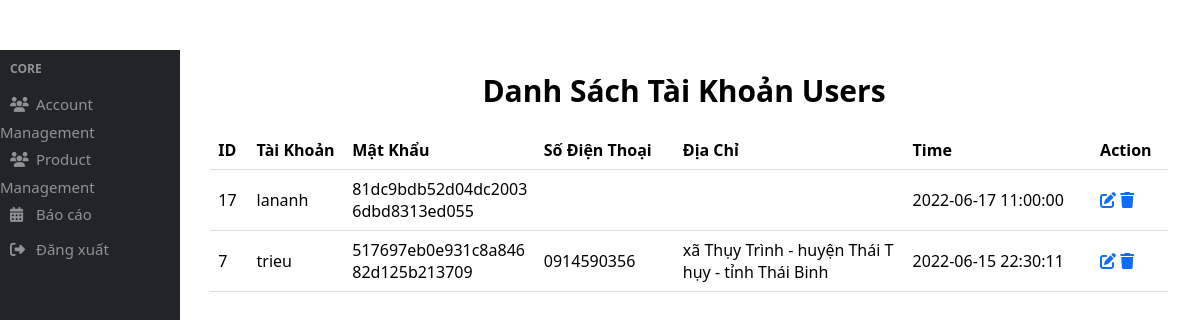
The app's page /php/admin/total_users.php (signed in) with its own data.
### tables this page shows
CREATE TABLE `taikhoan` (
  `ID` int(20) NOT NULL,
  `TaiKhoan` varchar(20) NOT NULL,
  `MatKhau` varchar(100) NOT NULL,
  `SoDienThoai` varchar(20) NOT NULL,
  `DiaChi` varchar(100) NOT NULL,
  `Permission` int(10) DEFAULT NULL,
  `DaTe` datetime NOT NULL DEFAULT current_timestamp()
);

### php/admin/total_users.php (the view, shortened to what this page needs)
<?php
    $conn=include'../../include/ketnoidatabase.php';
    if(!$_SESSION["ID"])
    {
        echo "<script>window.location.href='login.php'</script>";
    }
    else
    {
?>
<!DOCTYPE html>
<html lang="en">
<head>
    <link rel="stylesheet" href="../../css/taikhoancanduyet.css">
    <link rel="stylesheet" href="https://cdnjs.cloudflare.com/ajax/libs/font-awesome/6.1.1/css/all.min.css">
</head>
<body>
    <div id="container">
        <div class="sidebar">
        <?php include '../../include/sildeber-left.php';?>
            <div style="height:100vh" class="sidebar-right">
                <h1>Danh Sách Tài Khoản Users</h1>
            <?php
                $Permission=1;
                $stmt = $conn->prepare("SELECT * FROM taikhoan where Permission=? order by DaTe DESC");
                $stmt->bind_param("i",$Permission);
                $stmt->execute();
                $result = $stmt->get_result();
                if ($result->num_rows > 0) {
            ?>
                <table>
                    <tr>
                        <th>ID</th>
                        <th>Tài Khoản</th>
                        <th>Mật Khẩu</th>
                        <th>Số Điện Thoại</th>
                        <th>Địa Chỉ</th>
                        <th>Time</th>
                        <th>Action</th>
                    </tr>
                <?php
                    while($row = $result->fetch_assoc()) {
                ?>
                    <tr>
                        <td><?php echo $row["ID"]?></td>
                        <td><?php echo $row["TaiKhoan"]?></td>
                        <td><?php echo $row["MatKhau"]?></td>
                        <td><?php echo $row["SoDienThoai"]?></td>
                        <td><?php echo $row["DiaChi"]?></td>
                        <td><?php echo $row["DaTe"]?></td>
                        <td>
                            <a href="edit_acount.php?ID=<?php echo $row["ID"]?>"><i class="fa-solid fa-pen-to-square"></i></a>
                            <a href="delete_acount.php?ID=<?php echo $row["ID"]?>&total_users=1"><i class="fa-solid fa-trash"></i></a>
                        </td>
                    </tr>
                    <?php
            }
        }
    else
    {
        echo "<h2 style='color:red;text-align:center'>Không có tài khoản nào</h2>";
    }
                    ?>
                  </table>
            </div>
        </div>
    </div>
</body>
</html>
<?php
}
?>

### css/taikhoancanduyet.css (style rules this page uses)
* { padding: 0; margin: 0; border: none; outline: none; box-sizing: border-box; font-family: system-ui, -apple-system, "Segoe UI", Roboto, "Helvetica Neue", Arial, "Noto Sans", "Liberation Sans", sans-serif, "Apple Color Emoji", "Segoe UI Emoji", "Segoe UI Symbol", "Noto Color Emoji";; }
body { width: 100%; height: 100vh; }
#container { width: 100%; height: 100vh; }
.sidebar { width: 100%; display: flex; margin-top: 50px; }
.sidebar-right { width: 84%; }
.sidebar-right h1 { font-size: 30px; text-align: center; margin: 20px; }
table { border-collapse: collapse; width: 95%; margin-left: 3%; }
th, td { word-break:break-all; table-layout:fixed; padding: 8px; text-align: left; border-bottom: 1px solid #ddd; }
th:nth-child(1),td:nth-child(1) { width: 4%; }
th:nth-child(2),td:nth-child(2) { width: 10%; }
th:nth-child(3),td:nth-child(3) { width: 20%; }
th:nth-child(5),td:nth-child(5) { width: 24%; }
td a i { color: #0d6efd; }

### records on screen
taikhoan: ID "17", TaiKhoan "lananh", MatKhau "81dc9bdb52d04dc20036dbd8313ed055", DaTe "2022-06-17 11:00:00"
taikhoan: ID "7", TaiKhoan "trieu", MatKhau "517697eb0e931c8a84682d125b213709", SoDienThoai "0914590356", DiaChi "xã Thụy Trình - huyện Thái Thụy - tỉnh Thái Binh", DaTe "2022-06-15 22:30:11"
